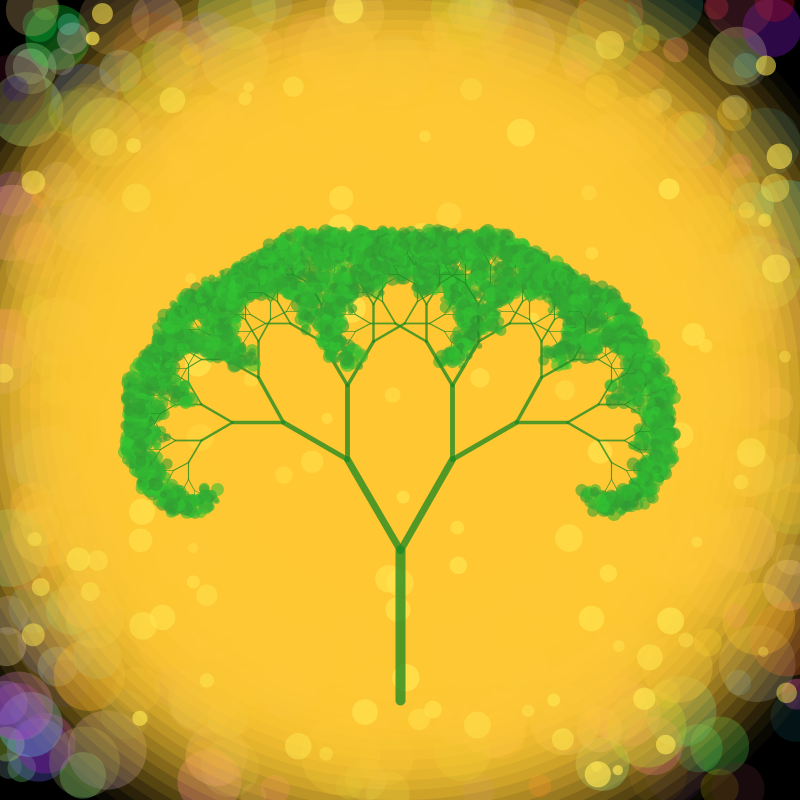
Frame 1 (no input)
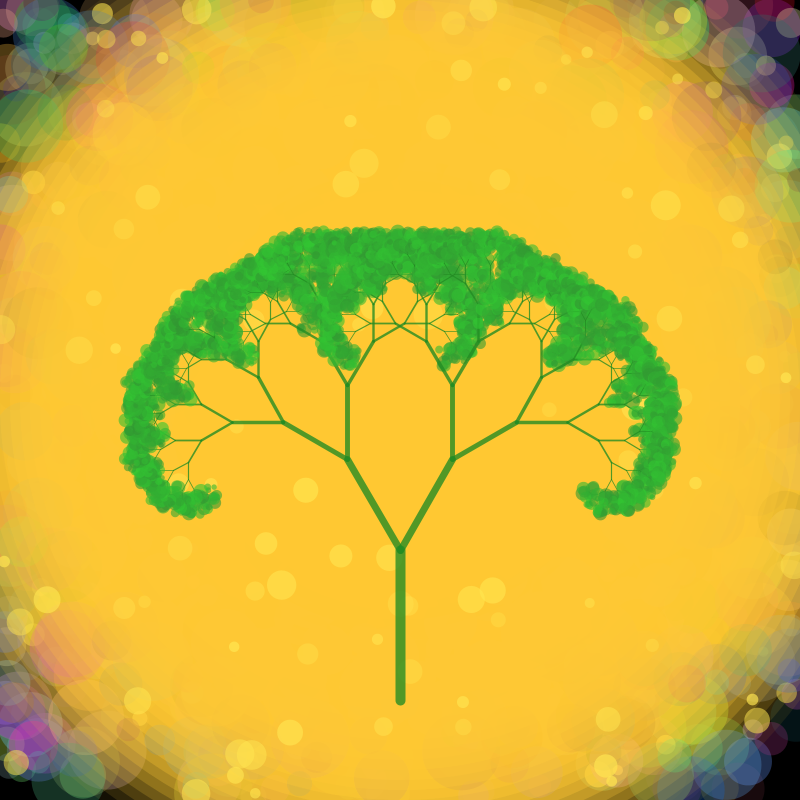
Frame 2 (the mouse pressed at the canvas centre, redrawn once)

The Processing sketch that drew these frames (run headless with seeded random() and noise(); the mouse was pressed at the canvas centre and the sketch redrawn once):

// Processing sketch: Lexi_Eaton
// ── Lexi_Eaton.pde
int numCircles = 500;  // Number of chaotic circles
int glowLayers = 50;   // Layers for the glowing effect
int numParticles = 100; // Number of particles for hope
int maxDepth = 10;     // Maximum recursion depth for plant growth

void setup() {
  size(800, 800);  // Set canvas size
  background(0);   // Black background
  noLoop();        // Draw only once
}

void draw() {
  drawChaos();     // Background: Chaos
  drawHope();      // Middle layer: Hope
  drawGrowth(width / 2, height - 100, -90, 150, 10, maxDepth); // Foreground: Growth
}

void drawChaos() {
  noStroke();
  for (int i = 0; i < numCircles; i++) {
    float x = random(width);
    float y = random(height);
    float size = random(20, 80);
    fill(random(255), random(255), random(255), 80);  // Semi-transparent colors
    ellipse(x, y, size, size);
  }
}

void drawHope() {
  noStroke();
  float centerX = width / 2;
  float centerY = height / 2;

  // Glowing central light
  for (int i = 0; i < glowLayers; i++) {
    float size = 20 + i * 20;
    int alpha = 255 - (i * 5);
    fill(255, 200, 50, alpha);  // Gradient from yellow to dim orange
    ellipse(centerX, centerY, size, size);
  }

  // Glowing particles
  for (int i = 0; i < numParticles; i++) {
    float x = random(width);
    float y = random(height);
    float size = random(10, 30);
    fill(255, 230, 80, random(80, 180));  // Light yellow particles
    ellipse(x, y, size, size);
  }
}

void drawGrowth(float x, float y, float angle, float length, float thickness, int depth) {
  if (depth == 0) return;  // Base case: stop recursion

  // Calculate end point of branch
  float xEnd = x + cos(radians(angle)) * length;
  float yEnd = y + sin(radians(angle)) * length;

  // Draw branch
  strokeWeight(thickness);
  stroke(34, 139, 34, 200);  // Green branches
  line(x, y, xEnd, yEnd);

  // Recursively draw smaller branches
  drawGrowth(xEnd, yEnd, angle - 30, length * 0.7, thickness * 0.7, depth - 1);
  drawGrowth(xEnd, yEnd, angle + 30, length * 0.7, thickness * 0.7, depth - 1);

  // Add leaves
  if (depth == 1) {
    for (int i = 0; i < 10; i++) {
      float leafX = xEnd + random(-10, 10);
      float leafY = yEnd + random(-10, 10);
      float size = random(5, 15);
      fill(50, random(150, 200), 50, 150);  // Shades of green
      noStroke();
      ellipse(leafX, leafY, size, size);
    }
  }
}
